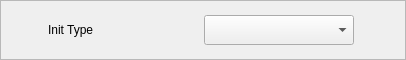
               <widget class="QFrame" name="Frame_TrainModel_InitType">
                <property name="sizePolicy">
                 <sizepolicy hsizetype="Preferred" vsizetype="Fixed">
                  <horstretch>0</horstretch>
                  <verstretch>0</verstretch>
                 </sizepolicy>
                </property>
                <property name="minimumSize">
                 <size>
                  <width>0</width>
                  <height>60</height>
                 </size>
                </property>
                <property name="maximumSize">
                 <size>
                  <width>16777215</width>
                  <height>60</height>
                 </size>
                </property>
                <property name="styleSheet">
                 <string notr="true">QFrame#Frame_TrainModel_InitType
{
	border-top:1px solid rgb(226, 226, 226);
	border-bottom:2px solid rgb(226, 226, 226);
	border-left:2px solid rgb(226, 226, 226);
	border-right:2px solid rgb(226, 226, 226);
	background-color: rgb(247, 247, 247);
}</string>
                </property>
                <property name="frameShape">
                 <enum>QFrame::StyledPanel</enum>
                </property>
                <property name="frameShadow">
                 <enum>QFrame::Raised</enum>
                </property>
                <layout class="QHBoxLayout" name="horizontalLayout_13">
                 <item>
                  <widget class="QLabel" name="Label_TrainModel_InitType">
                   <property name="sizePolicy">
                    <sizepolicy hsizetype="Fixed" vsizetype="Fixed">
                     <horstretch>0</horstretch>
                     <verstretch>0</verstretch>
                    </sizepolicy>
                   </property>
                   <property name="minimumSize">
                    <size>
                     <width>30</width>
                     <height>30</height>
                    </size>
                   </property>
                   <property name="maximumSize">
                    <size>
                     <width>30</width>
                     <height>30</height>
                    </size>
                   </property>
                   <property name="styleSheet">
                    <string notr="true">border-image: url(:/Icon/State/RedLight.png);</string>
                   </property>
                   <property name="text">
                    <string/>
                   </property>
                  </widget>
                 </item>
                 <item>
                  <widget class="QLabel" name="label_18">
                   <property name="sizePolicy">
                    <sizepolicy hsizetype="Fixed" vsizetype="Fixed">
                     <horstretch>0</horstretch>
                     <verstretch>0</verstretch>
                    </sizepolicy>
                   </property>
                   <property name="minimumSize">
                    <size>
                     <width>150</width>
                     <height>30</height>
                    </size>
                   </property>
                   <property name="maximumSize">
                    <size>
                     <width>150</width>
                     <height>30</height>
                    </size>
                   </property>
                   <property name="styleSheet">
                    <string notr="true">QLabel
{
	border:0px;
	
	font: 87 10pt &quot;Arial Black&quot;;
}</string>
                   </property>
                   <property name="text">
                    <string>Init Type</string>
                   </property>
                  </widget>
                 </item>
                 <item>
                  <widget class="QComboBox" name="ComboBox_TrainModel_InitType">
                   <property name="sizePolicy">
                    <sizepolicy hsizetype="Fixed" vsizetype="Fixed">
                     <horstretch>0</horstretch>
                     <verstretch>0</verstretch>
                    </sizepolicy>
                   </property>
                   <property name="minimumSize">
                    <size>
                     <width>150</width>
                     <height>30</height>
                    </size>
                   </property>
                   <property name="maximumSize">
                    <size>
                     <width>150</width>
                     <height>30</height>
                    </size>
                   </property>
                  </widget>
                 </item>
                 <item>
                  <spacer name="horizontalSpacer_9">
                   <property name="orientation">
                    <enum>Qt::Horizontal</enum>
                   </property>
                   <property name="sizeHint" stdset="0">
                    <size>
                     <width>40</width>
                     <height>20</height>
                    </size>
                   </property>
                  </spacer>
                 </item>
                </layout>
               </widget>
